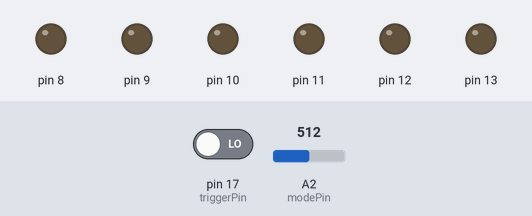
The sketch below on a simulated Arduino Uno, built with avr-gcc and run on an emulated ATmega328P. Shown: output pins drawn as LEDs (lit = HIGH). The inputs (shaded band) are chosen by the test bench; at power-on: pin 17 (triggerPin) LOW, A2 (modePin) = 512.

Above: at 1.2 s.
1.3 s: pin 17 (triggerPin) driven HIGH
At 2.5 s:
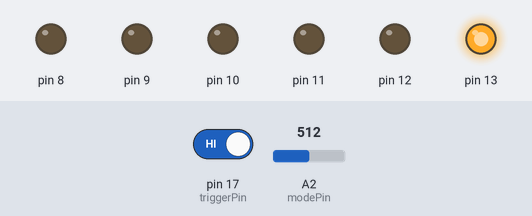
2.8 s: A2 (modePin) set to 751
4.3 s: A2 (modePin) set to 782
At 4.8 s:
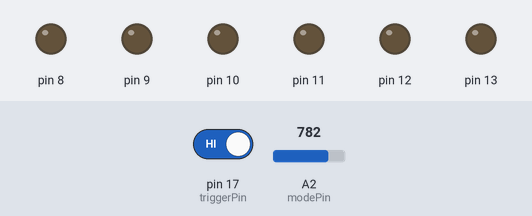
5.8 s: A2 (modePin) set to 716
At 7.1 s:
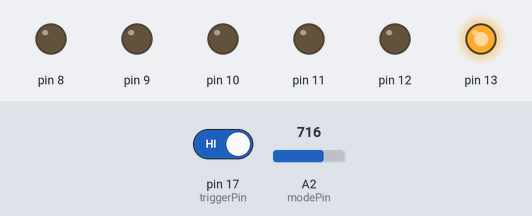
Timing chart, 0 to 8.3 s (numbered marks = the images above; inputs shaded):
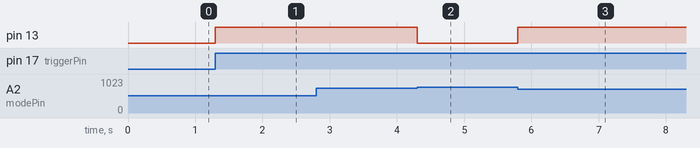

Measured:
- the behaviour switches between 767 and 768 on A2 (modePin) (found by bisection; images 1 and 2)
- after the input at 1.3 s, pin 13: LOW → HIGH at once
- after the input at 2.8 s, every drawn part: stays the same
- after the input at 4.3 s, pin 13: HIGH → LOW at once
- after the input at 5.8 s, pin 13: LOW → HIGH at once

The sketch:

arduino_janky_sequencer.ino
```cpp
/*
 * A janky sort of sequencer module. It takes a trigger and an analog signal.
 * When the trigger goes high it samples a 6-bit value from the analog signal and uses those bits to toggle its outputs ON/OFF. Outputs are spit out on PORTB.
 * It also has the option to read a second analog signal and use some bitwise operators to manipulate to outputs.
 *
 * MODULE FINISHED. No optimizations necessary.
 */


//pins
const byte inputPins[2] = {A0, A1};
const byte modePin = A2;
const byte triggerPin = 17;

//state variables
bool trigger = 0;
byte output = 0;
byte in1 = 0;
byte in2 = 0;
byte mode = 0;


void read_trigger() {
  if (digitalRead(triggerPin) == true and trigger == false) {
    in1 = analogRead(inputPins[0]) >> 4;
    in2 = analogRead(inputPins[1]) >> 4;
    trigger = true;
  }
  else if (digitalRead(triggerPin) == false and trigger == true) {
    trigger = false;
  }
}


void setup() {
  for (byte i=8;i<14;i++) {
    pinMode(i, OUTPUT);
  }
}

void loop() {
  read_trigger();

  mode = analogRead(modePin) >> 8;
  if (mode == 0) { output = in1; }
  else if (mode == 1) { output = in1 | in2; }
  else if (mode == 2) { output = in1 & in2; }
  else { output = in1 ^ in2; }

  PORTB = output;
}
```
